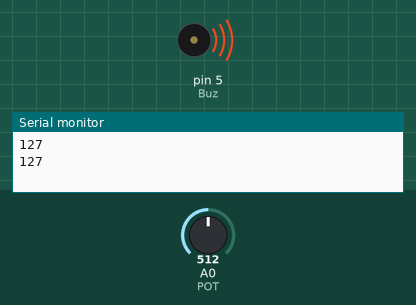
The sketch below on a simulated Arduino Uno, built with avr-gcc and run on an emulated ATmega328P. Shown: buzzer (waves = sounding), the last lines printed to the serial monitor. Inputs (shaded band) come from the test bench; at power-on: A0 (POT) = 512.

Above: at 1.8 s.
1.9 s: A0 (POT) set to 0
At 3.1 s:
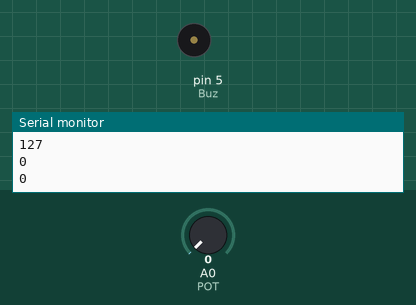
3.5 s: A0 (POT) set to 122
At 4.6 s:
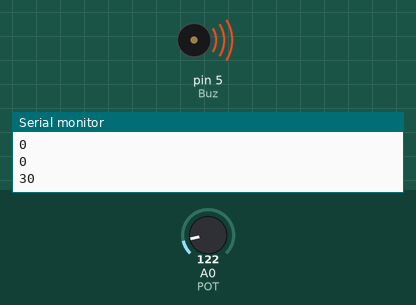
Timing chart, 0 to 6.5 s (numbered marks = the images above; inputs shaded):
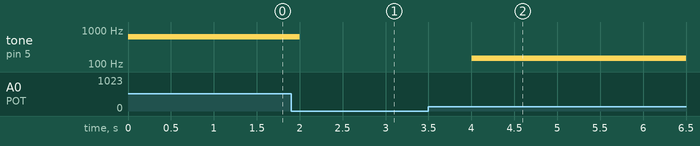

The sketch:

PotentioBuz.ino
```cpp
#define POT A0
#define Buz 5

int inPOT=0;
int outPOT=0;

void setup() {
  // put your setup code here, to run once:
  pinMode(POT,INPUT);
  pinMode(Buz,OUTPUT);

  Serial.begin(9600);
}

void loop() {
  // put your main code here, to run repeatedly:
  inPOT=analogRead(POT);
  outPOT=map(inPOT,0,1023,0,255);

  tone(Buz,outPOT*5);
  Serial.println(outPOT);

  delay(1000);
}
```

Measured:
- after the input at 1.9 s, tone on pin 5 (Buz): 635 Hz → silent after 0.10 s
- after the input at 3.5 s, tone on pin 5 (Buz): silent → 150 Hz after 0.50 s
